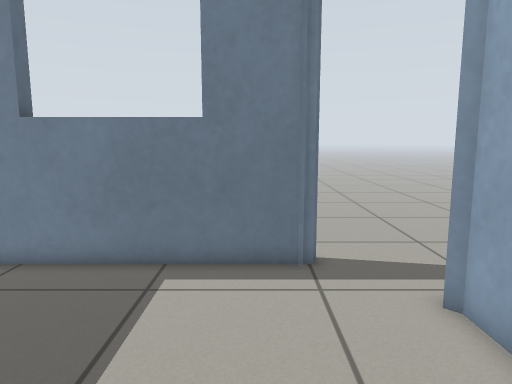
View 1 (above)

20 first-person views from a walk through a Gazebo world. The camera is 0.85 m above the floor, tilts 8° down and sees 70° across. The floor is counted in squares, 0.25 m on a side. Each view is taken from the middle of a square. On the plan, view 1 faces up. The plan holds only what a view shows up to about 20 squares ahead; the rest is blank.

View 2
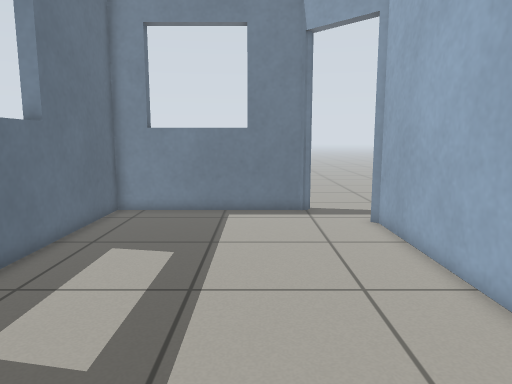

View 3
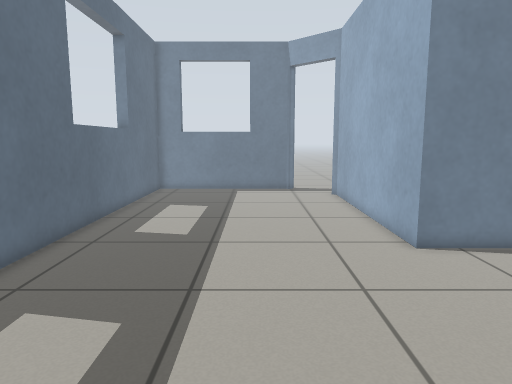

View 4
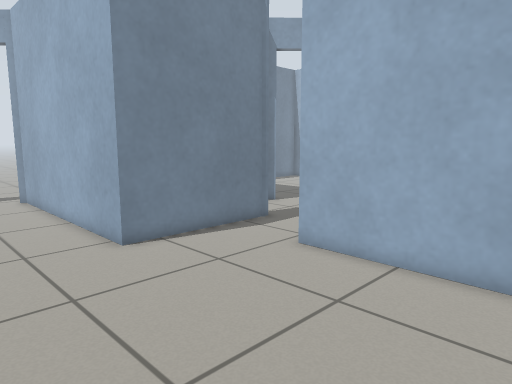

View 5
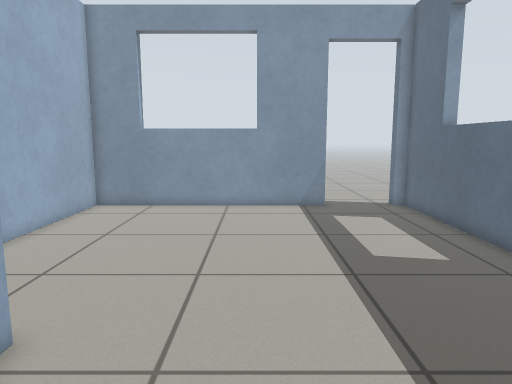

View 6
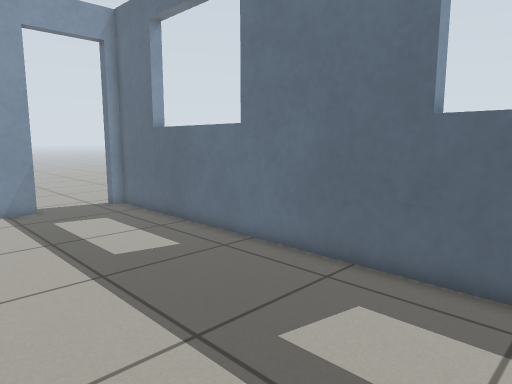

View 7
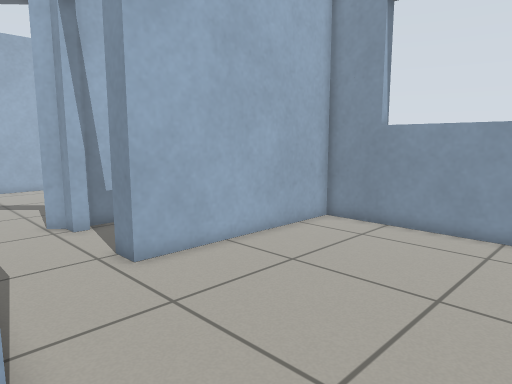

View 8
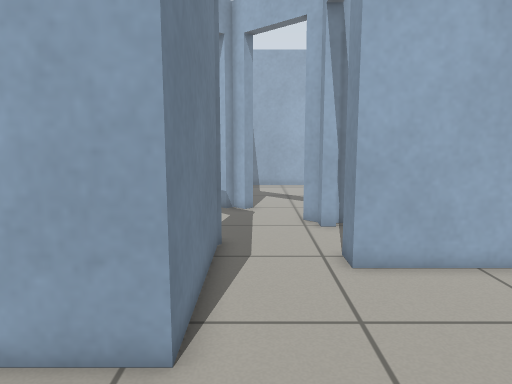

View 9
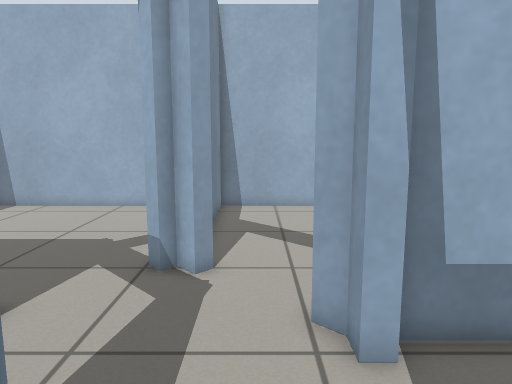

View 10
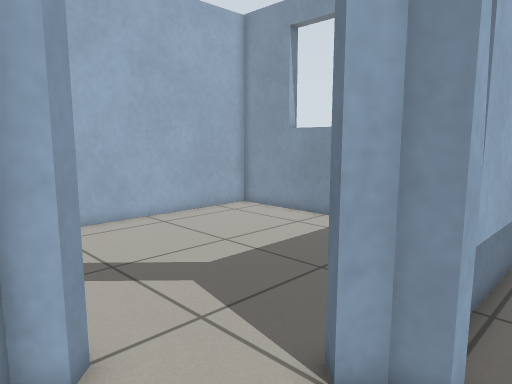

View 11
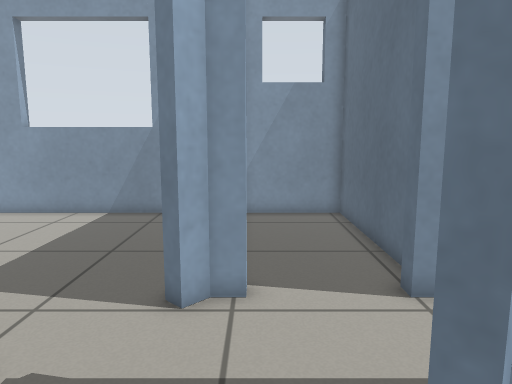

View 12
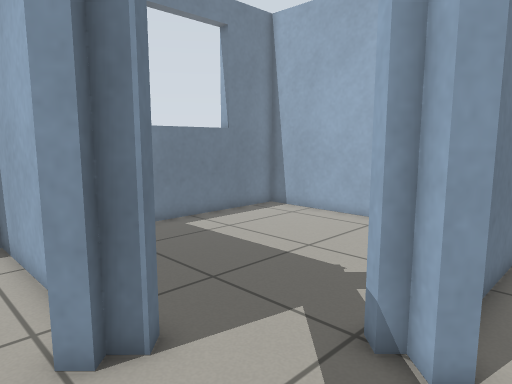

View 13
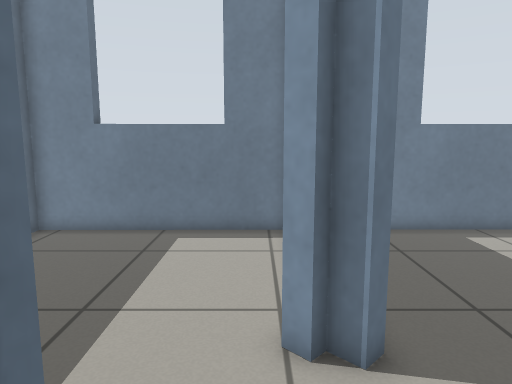

View 14
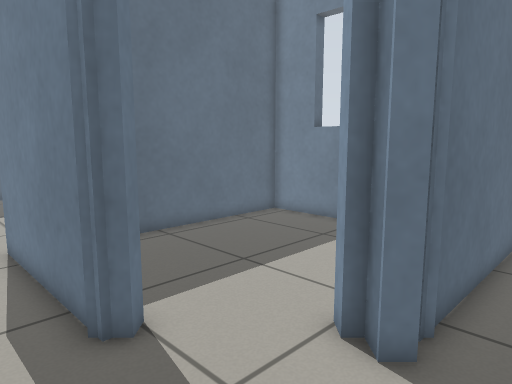

View 15
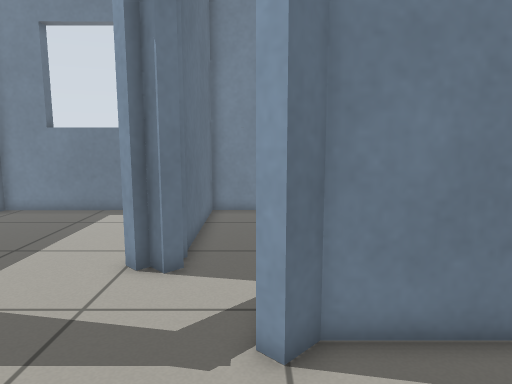

View 16
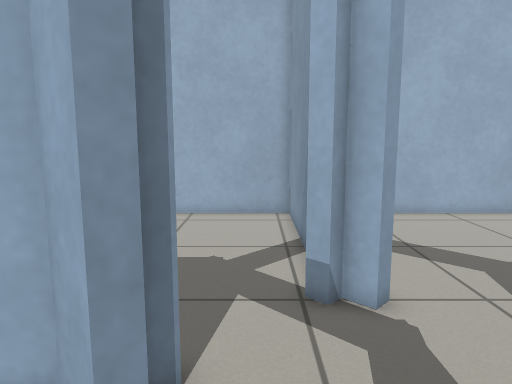

View 17
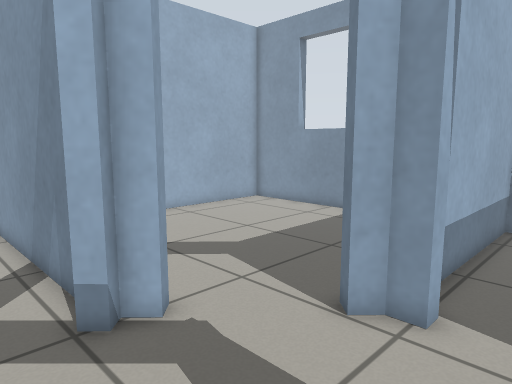

View 18
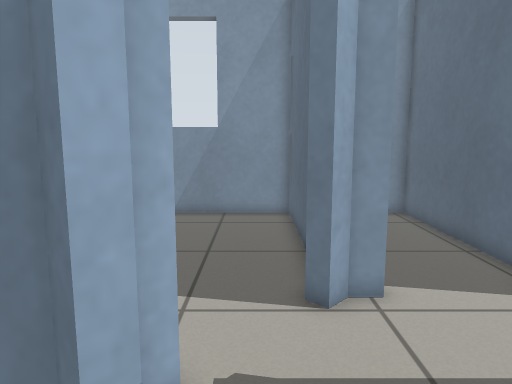

View 19
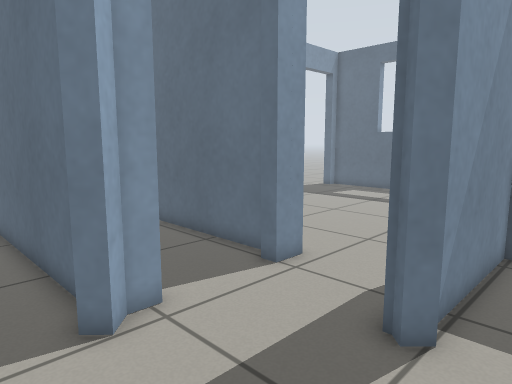

View 20
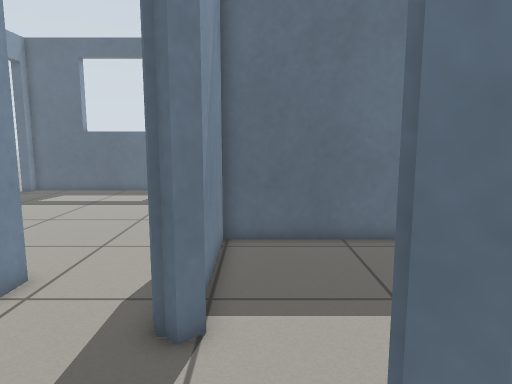

### Floor plan
Points are (right, up) in squares from view 1. A wall is a line through its corners. A room is listed if a view was taken in it or the views show most of it. See-through windows are left out.
Room 1 (views 1, 2, 3, 4, 5, 6, 7, 8, 9)
walls: (8.6, -4.7) (4.1, -4.7) (4.1, 6.9) (3.8, 7.1); (-3.8, -18) (8.4, -18) (8.4, -8.6); (1.6, 9.8) (-7.8, 9.8) (-7.8, -18) (-7.2, -18)
ways out: opening at (8, -7) to room 2; open door at (-5.3, -18.4); open door at (2.8, 8.8)
Room 2 (views 10, 12, 13)
walls: (11.1, -4.7) (8.6, -4.7); (13.2, -8.6) (14, -8.6) (14.5, -8); (10.9, -3.9) (11.3, -4.3) (11, -4.6); (17.4, -5.9) (17, -5.4) (17.6, -4.9) (17.2, -4.5); (15.1, -1.5) (14.6, -2) (14.1, -1.5) (13.8, -1.8); (8.4, -8.6) (9.6, -8.6)
ways out: opening at (8, -7) to room 1; open door at (11, -4) to room 3; open door at (12, -3) to room 3; open door at (13, -2) to room 3; open door at (15, -8) to room 4; open door at (16, -7) to room 4; open door at (17, -6) to room 4; open door at (15, -2) to room 5; open door at (16, -3) to room 5; open door at (17, -4) to room 5; open door at (11.5, -9) to room 6
Room 3 (views 11, 16, 17)
walls: (14.3, 1.9) (14.3, 6.7) (4.7, 6.7) (4.7, -4.1) (10.6, -4.1); (13.8, -1.8) (13.4, -1.3) (14.3, -0.5) (14.3, 0.3)
low walls: (10.6, -4.1) (10.9, -3.9)
ways out: open door at (11, -4) to room 2; open door at (12, -3) to room 2; open door at (13, -2) to room 2
Room 4 (views 14, 15)
walls: (14.4, -10) (14.4, -18) (27, -18) (27, -5.2) (18.1, -5.2) (17.4, -5.9); (14.5, -8) (15, -8.5)
ways out: open door at (15, -8) to room 2; open door at (16, -7) to room 2; open door at (17, -6) to room 2
Room 5 (views 18, 19, 20)
walls: (17.2, -4.5) (17.6, -4.1) (18.1, -4.6) (27, -4.6) (27, 6.8) (14.9, 6.7) (14.9, -1)
ways out: open door at (15, -2) to room 2; open door at (16, -3) to room 2; open door at (17, -4) to room 2
Room 6 (no view inside)
walls: (9, -9.6) (9, -18) (13.8, -18) (13.8, -9.2)
ways out: open door at (11.5, -9) to room 2

Where each view was taken, in squares from view 1:
view 1: 0 up, 0 right, facing up
view 2: 8 down, 1 left, facing up
view 3: 16 down, 1 left, facing up
view 4: 16 down, 1 left, facing up-right
view 5: 1 up, 0 right, facing down
view 6: 1 up, 1 right, facing down-left
view 7: 4 down, 1 left, facing down-right
view 8: 6 down, 1 left, facing right
view 9: 7 down, 8 right, facing right
view 10: 4 down, 12 right, facing down-right
view 11: 1 down, 13 right, facing down
view 12: 7 down, 12 right, facing up-right
view 13: 7 down, 13 right, facing up
view 14: 7 down, 17 right, facing up-left
view 15: 11 down, 17 right, facing up
view 16: 3 down, 10 right, facing right
view 17: 2 down, 11 right, facing down-right
view 18: 1 down, 16 right, facing down
view 19: 2 down, 17 right, facing down-left
view 20: 3 down, 17 right, facing left
